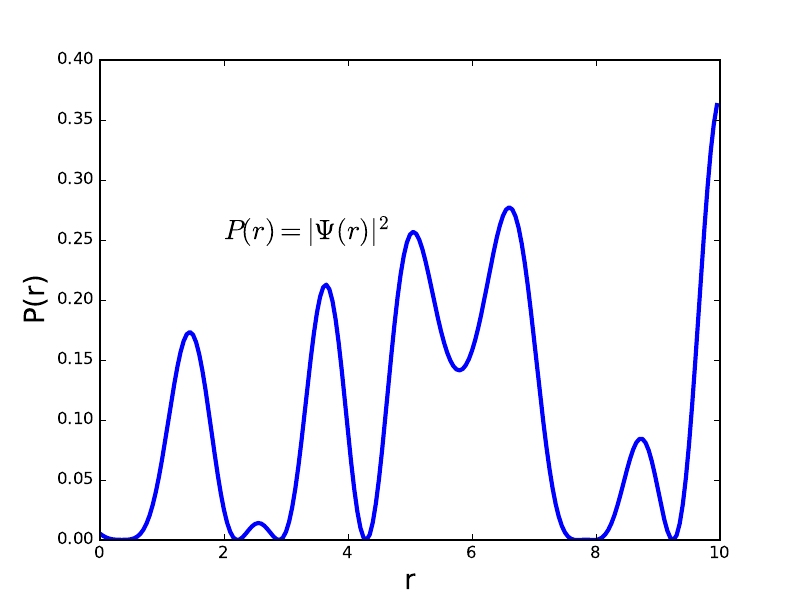

Source code (Python):
import numpy as np
import matplotlib.pyplot as plt

fs=20
lw=3
x=np.arange(0,10,0.05)
y=(1.9*np.sin(2*x)+3*np.cos(0.5*x)-2.3*np.sin(3*x)-2.2*np.cos(x))**2/121.324 # crazy, norm 0 to 10

plt.ylabel('P(r)',fontsize=fs)
plt.xlabel('r',fontsize=fs)
plt.text(2.0, 0.25, r'$P(r)=\left|\Psi(r)\right|^2$', fontsize=fs)

plt.plot(x,y,'b',linewidth=lw)
plt.savefig('crazy.pdf',format='pdf')
plt.show()
